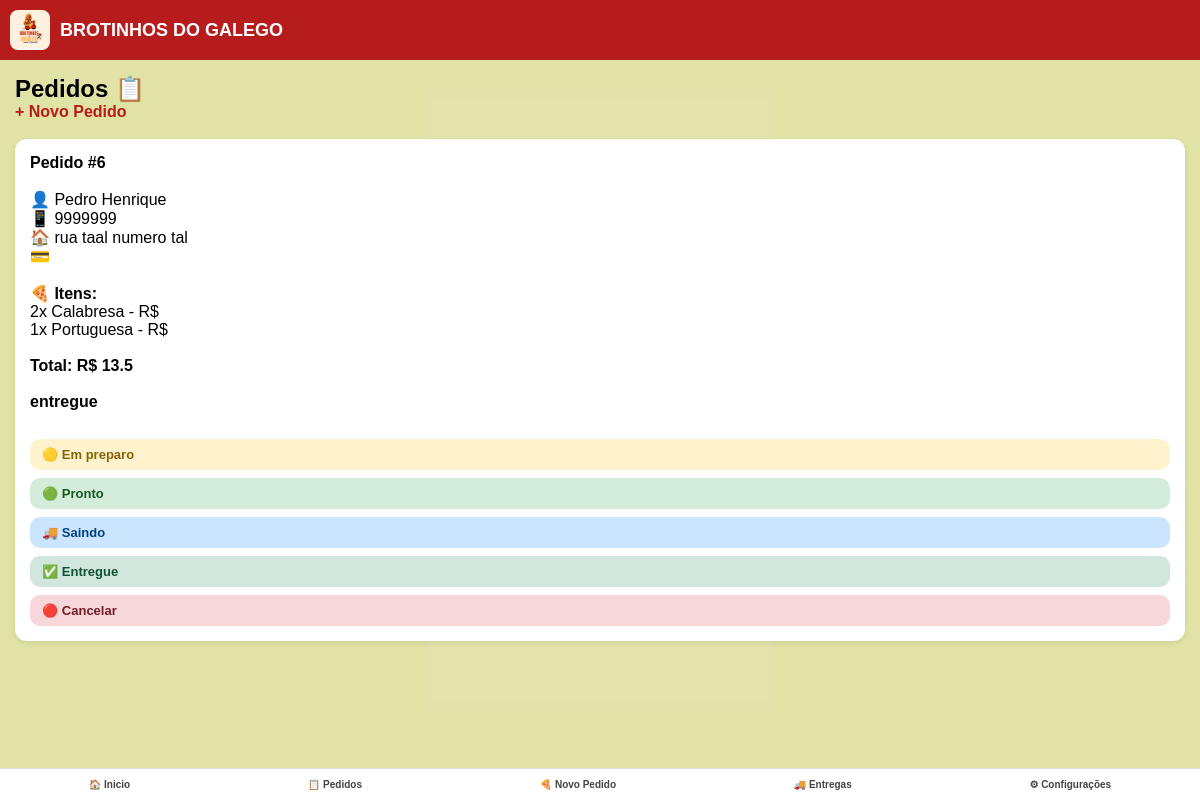
Page /admin/pedidos (signed in) on the earlier database version.
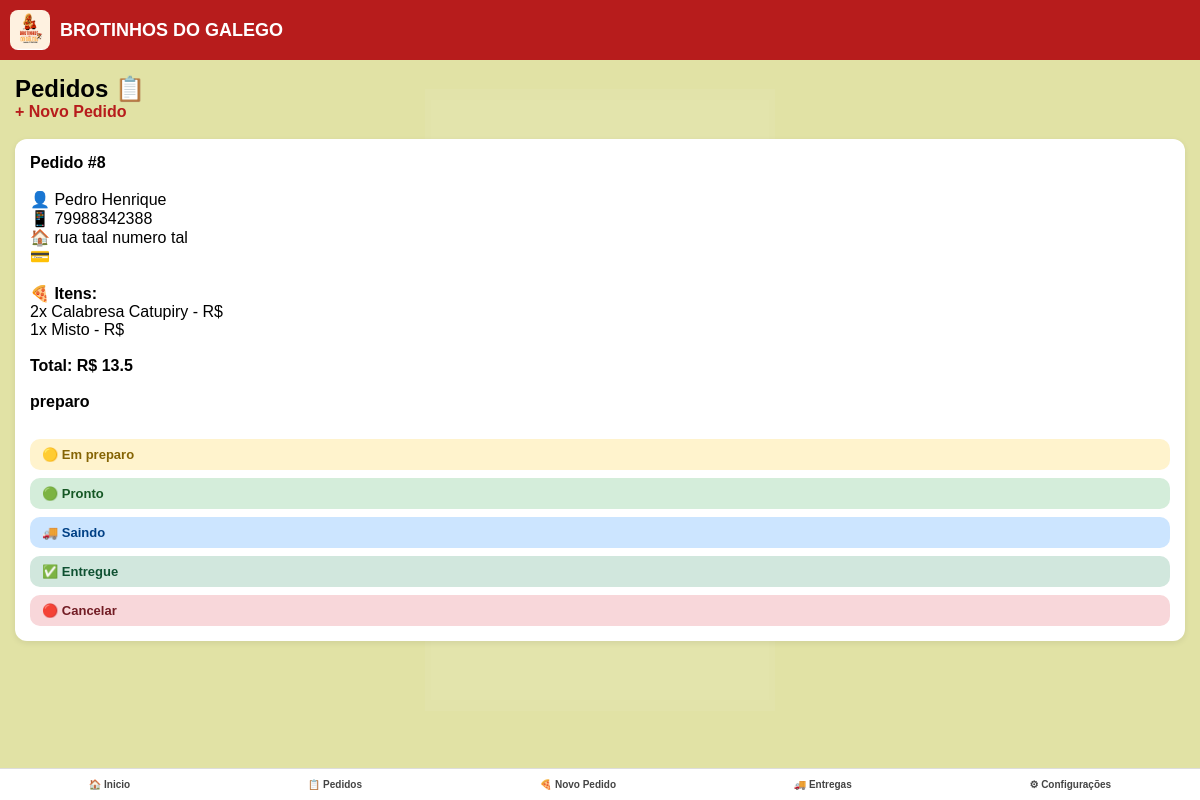
Same page on the later database version.
### tables this page shows
CREATE TABLE pedidos (
        id INTEGER PRIMARY KEY AUTOINCREMENT,
        nome TEXT,
        telefone TEXT,
        endereco TEXT,
        itens TEXT,
        total REAL,
        status TEXT
    );

### routes/admin.py (the view)
@admin_bp.route("/admin/pedidos", endpoint="lista_pedidos")
@login_required
def admin_pedidos():
    pedidos = listar_pedidos()
    return render_template("admin/pedidos.html", pedidos=pedidos)

### database.py (called while the page is built)
def conectar():
    conn = sqlite3.connect(DB, timeout=10)
    conn.execute("PRAGMA journal_mode=WAL;")
    return conn

def listar_pedidos():
    conn = conectar()
    cursor = conn.cursor()
    cursor.execute("SELECT * FROM pedidos ORDER BY id DESC")
    rows = cursor.fetchall()
    conn.close()
    pedidos = []
    for r in rows:
        try:
            itens = json.loads(r[4]) if r[4] else []
        except:
            itens = []
        pedidos.append({
            "id": r[0],
            "nome": r[1],
            "telefone": r[2],
            "endereco": r[3],
            "itens": itens,
            "total": r[5],
            "status": r[6]
        })
    return pedidos

### utils/auth.py (called while the page is built)
def login_required(func):
    @wraps(func)
    def decorated_function(*args, **kwargs):
        if "usuario_id" not in session:
            print("usuario não logado")
            flash("Faça login para continuar.", "error")
            return redirect(url_for("admin.login"))
        print("usuario logado")
        return func(*args, **kwargs)
    return decorated_function

### templates/admin/pedidos.html (shortened to what this page needs)
{% extends "admin/layout_admin.html" %}
{% block css %}
<link rel="stylesheet" href="{{ url_for('static', filename='css/pedidos.css') }}">
{% endblock %}
{% block content %}
<h2>Pedidos 📋</h2>
<a href="/admin/novo-pedido">+ Novo Pedido</a>
<br><br>
{% for p in pedidos %}
<div class="card">
    <strong>Pedido #{{ p.id }}</strong><br><br>
    👤 {{ p.nome }} <br>
    📱 {{ p.telefone }} <br>
    🏠 {{ p.endereco }} <br>
    💳 {{ p.pagamento }} <br><br>
    <b>🍕 Itens:</b><br>
    {% for item in p.itens %}
        {{ item.quantidade }}x {{ item.nome }}
        - R$ {{ item.subtotal }} <br>
    {% endfor %}
    <br>
    <b>Total: R$ {{ p.total }}</b><br><br>
    <b>{{ p.status }}</b>
    <br><br>
    <div class="status-buttons">
        <button class="btn-status preparo" onclick="alterarStatus({{ p.id }}, 'preparo')">
            🟡 Em preparo
        </button>
        <button class="btn-status pronto" onclick="alterarStatus({{ p.id }}, 'pronto')">
            🟢 Pronto
        </button>
        <button class="btn-status entrega" onclick="alterarStatus({{ p.id }}, 'saida')">
            🚚 Saindo
        </button>
        <button class="btn-status entregue" onclick="alterarStatus({{ p.id }}, 'entregue')">
            ✅ Entregue
        </button>
        <button class="btn-status cancelado" onclick="alterarStatus({{ p.id }}, 'cancelado')">
            🔴 Cancelar
        </button>
    </div>
</div>
{% endfor %}
{% endblock %}

### templates/admin/layout_admin.html (shortened to what this page needs)
<!DOCTYPE html>
<html lang="pt-BR">
<head>
    <link rel="stylesheet" href="{{ url_for('static', filename='css/style.css') }}">
    {% block css %}{% endblock %}
</head>
<body>
    <div class="app">
        <header class="topbar">
            <img src="{{ url_for('static', filename='img/logo.png') }}" class="logo">
            BROTINHOS DO GALEGO
        </header>
        <main class="content">
            {% block content %}
            {% endblock %}
        </main>
        <nav class="bottom-nav">
            <a href="{{ url_for('admin.dashboard') }}">🏠 Inicio</a>
            <a href="{{ url_for('admin.lista_pedidos') }}">📋 Pedidos</a>
            <a href="{{ url_for('admin.novo_pedido') }}">🍕 Novo Pedido </a>
            <a onclick="emBreve()"  href="#">🚚 Entregas</a>
            <a onclick="emBreve()" href="#">⚙ Configurações</a>
        </nav>
    </div>
</body>
</html>

### static/css/style.css (style rules this page uses)
* { margin: 0; padding: 0; box-sizing: border-box; font-family: Arial, Helvetica, sans-serif; }
body { background: rgb(225, 226, 165); position: relative; z-index: 0; margin: 0; }
body::before { content: ""; position: fixed; top: 0; left: 0; right: 0; bottom: 0; background: url("/static/img/logo.png") center no-repeat; background-size: 350px; opacity: 0.06; z-index: 0; pointer-events: none; }
.app { display: flex; flex-direction: column; min-height: 100vh; }
.topbar { background: #b71c1c; color: white; padding: 10px; text-align: center; font-size: 18px; font-weight: bold; display: flex; align-items: center; gap: 10px; z-index: 9999; }
.logo { width: 40px; height: 40px; object-fit: cover; border-radius: 8px; }
.content { flex: 1; padding: 15px; padding-bottom: 80px; position: relative; z-index: 2; }
.bottom-nav { z-index: 9999; position: fixed; bottom: 0; left: 0; width: 100%; background: #ffffff; display: flex; justify-content: space-around; padding: 10px 0; border-top: 1px solid #ddd; }
.bottom-nav a { text-decoration: none; font-size: 10px; color: #444; }
.card { background: white; padding: 15px; border-radius: 12px; margin-bottom: 10px; box-shadow: 0 2px 6px rgba(0,0,0,0.08); }
button { width: 100%; padding: 12px; background: #b71c1c; color: white; border: none; border-radius: 10px; font-size: 16px; transition: 0.1s; }
a { color: #b71c1c; text-decoration: none; font-weight: bold; }

### static/css/pedidos.css (style rules this page uses)
.status-buttons { display: flex; flex-wrap: wrap; gap: 8px; margin-top: 10px; }
.btn-status { padding: 8px 12px; border-radius: 10px; border: none; font-size: 13px; font-weight: bold; cursor: pointer; transition: 0.2s; display: flex; align-items: center; gap: 5px; }
.btn-status.preparo { background: #fff3cd; color: #856404; }
.btn-status.pronto { background: #d4edda; color: #155724; }
.btn-status.entrega { background: #cce5ff; color: #004085; }
.btn-status.entregue { background: #d1e7dd; color: #0f5132; }
.btn-status.cancelado { background: #f8d7da; color: #721c24; }

Differences in the rows shown:
removed pedidos: id "6", nome "Pedro Henrique", telefone "9999999", endereco "rua taal numero tal", quantidade "2" "1", nome "Calabresa" "Portuguesa", total "13.5", status "entregue"
added pedidos: id "8", nome "Pedro Henrique", telefone "79988342388", endereco "rua taal numero tal", quantidade "2" "1", nome "Calabresa Catupiry" "Misto", total "13.5", status "preparo"
